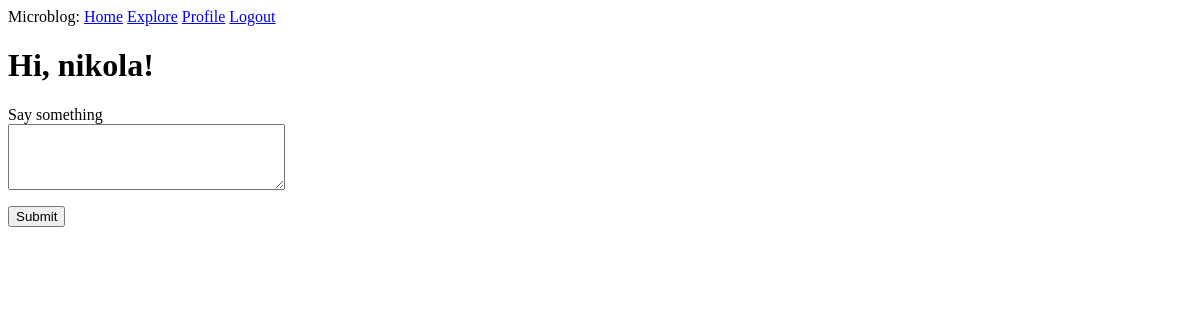
The page /index (signed in) on the database as committed earlier.
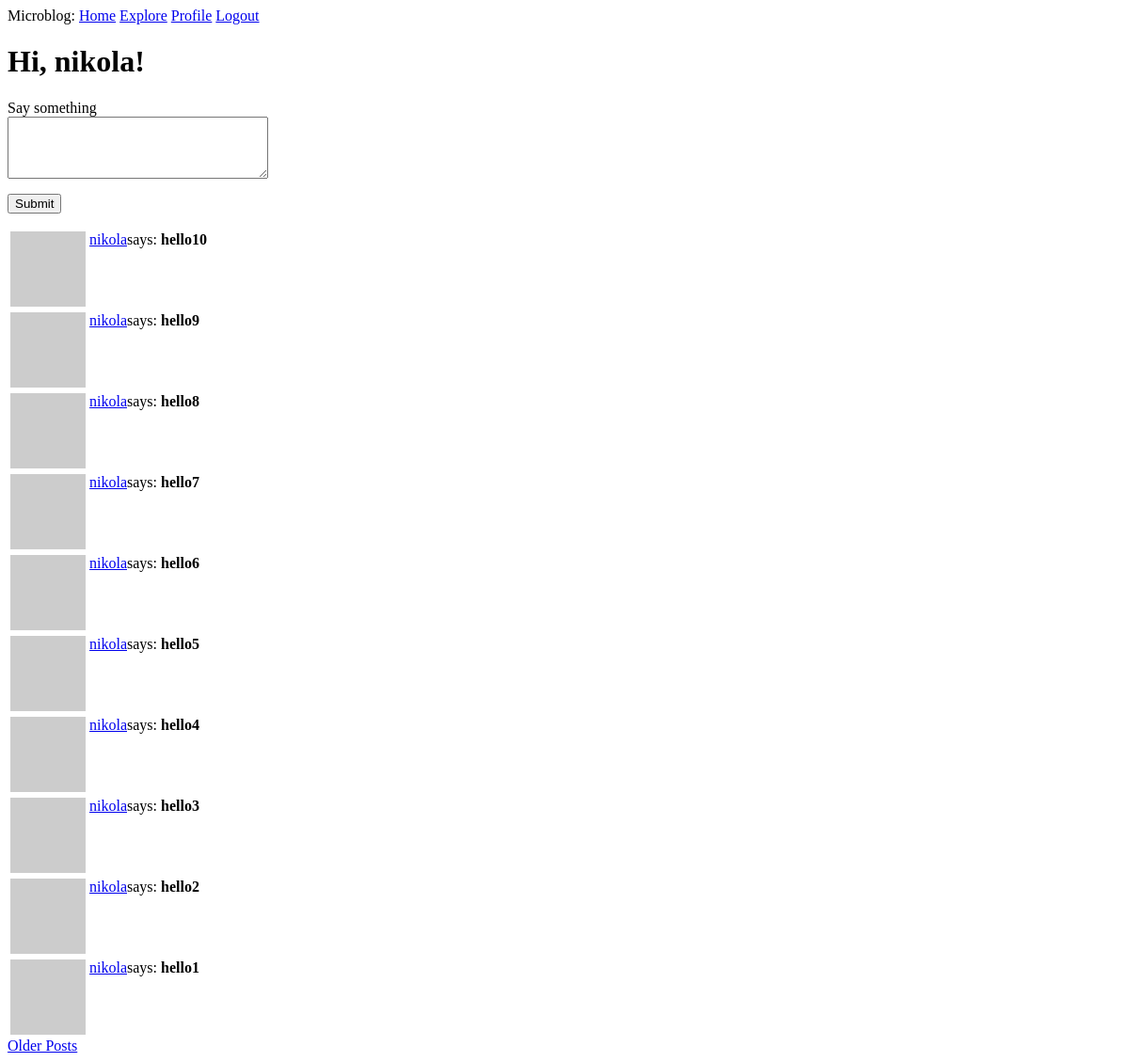
The same page on the database as committed later.
### app1/models.py (models this page shows, shortened)
class User(UserMixin, db.Model):
    id = db.Column(db.Integer, primary_key=True)
    username = db.Column(db.String(64), index=True, unique=True)
    email = db.Column(db.String(120), index=True, unique=True)
    password_hash = db.Column(db.String(128))
    posts = db.relationship('Post', backref='author', lazy='dynamic')
    about_me = db.Column(db.String(140))
    last_seen = db.Column(db.DateTime, default=datetime.utcnow)
    follows = db.relationship(
        'User', secondary=followers,
        primaryjoin=(followers.c.follower_id == id),
        secondaryjoin=(followers.c.followed_id == id),
        backref=db.backref('followers', lazy='dynamic'), lazy='dynamic')
    def avatar(self, size):
        digest = md5(self.email.lower().encode('utf-8')).hexdigest()
        return 'https://www.gravatar.com/avatar/{}?d=identicon&s={}'.format(digest, size)
    def followed_posts(self):
        followed = Post.query.join(
            followers, followers.c.followed_id == Post.user_id).filter(
                followers.c.follower_id == self.id)
        return followed.union(self.posts).order_by(Post.timestamp.desc())

class Post(db.Model):
    id = db.Column(db.Integer, primary_key=True)
    body = db.Column(db.String(140))
    timestamp = db.Column(db.DateTime, index=True, default=datetime.utcnow)
    user_id = db.Column(db.Integer, db.ForeignKey('user.id'))

### app1/routes.py (the view)
@app.route('/', methods=['GET','POST'])
@app.route('/index', methods=['GET','POST'])
@login_required
def index():
    form = PostForm()
    if form.validate_on_submit():
        post = Post(body=form.post.data, author=current_user)
        db.session.add(post)
        db.session.commit()
        flash('Your post is now live!')
        return redirect(url_for('index'))
    page = request.args.get('page', 1, type=int)
    posts = current_user.followed_posts().paginate(
        page, app.config['POSTS_PER_PAGE'], False)
    next_url = url_for('index', page=posts.next_num) \
        if posts.has_next else None
    prev_url = url_for('index', page=posts.prev_num) \
        if posts.has_prev else None
    return render_template('index.html', title='Home', posts=posts.items, form=form, next_url=next_url, prev_url=prev_url)

### app1/forms.py
class PostForm(FlaskForm):
    post = TextAreaField('Say something', validators=[DataRequired(), Length(min=1, max=140)])
    submit = SubmitField('Submit')

### app1/models.py (called while the page is built)
@login.user_loader
def load_user(id):
    return User.query.get(int(id))

### app1/routes.py (called while the page is built)
@app.before_request
def before_request():
    if current_user.is_authenticated:
        current_user.last_seen = datetime.utcnow()
        db.session.commit()

### app1/templates/index.html (shortened to what this page needs)
{% extends "base.html" %}
{% block content %}
        <h1>Hi, {{ current_user.username }}!</h1>
        {% if form %}
	        <form action="" method="POST">
	        	<p>
	        		{{ form.post.label }}<br>
	        		{{ form.post(cols=32, rows=4) }}<br>
	        	</p>
	        	<p>{{ form.submit() }}</p>
	        </form>
        {% endif %}
        {% for post in posts %}
        	{% include "_post.html" %}
        {% endfor %}
        {% if next_url %}
        	<a href="{{ next_url }}">Older Posts</a>
        {% endif %}
{% endblock %}}

### app1/templates/base.html (shortened to what this page needs)
<html>
    <head>
    </head>
    <body>
    <div>
        Microblog:
        <a href="{{ url_for('index') }}">Home</a>
        <a href="{{ url_for('explore') }}">Explore</a>
        {% if current_user.is_anonymous %}
        <a href="{{ url_for('login') }}">Login</a>
        {% else %}
        <a href="{{ url_for('user',username=current_user.username) }}">Profile</a>
        <a href="{{ url_for('logout') }}">Logout</a>
        {% endif %}
    </div>
        {% block content %}
        {% endblock %}
    </body>
</html>

### app1/templates/_post.html
<table>
    	<tr valign="top">
    		<td><img src="{{ post.author.avatar(36) }}"></td>
    		<td>
    			<a href="{{ url_for('user',username=post.author.username) }}"> {{ post.author.username }}</a>says: <strong>{{ post.body }}</strong>
    		</td>
    	</tr>
</table>

Rows that differ between the two databases and show on the page:
added Post: author.username "nikola", body "hello10"
added Post: author.username "nikola", body "hello9"
added Post: author.username "nikola", body "hello8"
added Post: author.username "nikola", body "hello7"
added Post: author.username "nikola", body "hello6"
added Post: author.username "nikola", body "hello5"
added Post: author.username "nikola", body "hello4"
added Post: author.username "nikola", body "hello3"
added Post: author.username "nikola", body "hello2"
added Post: author.username "nikola", body "hello1"
Other text that changed with them:
text now shown: "Older Posts"
